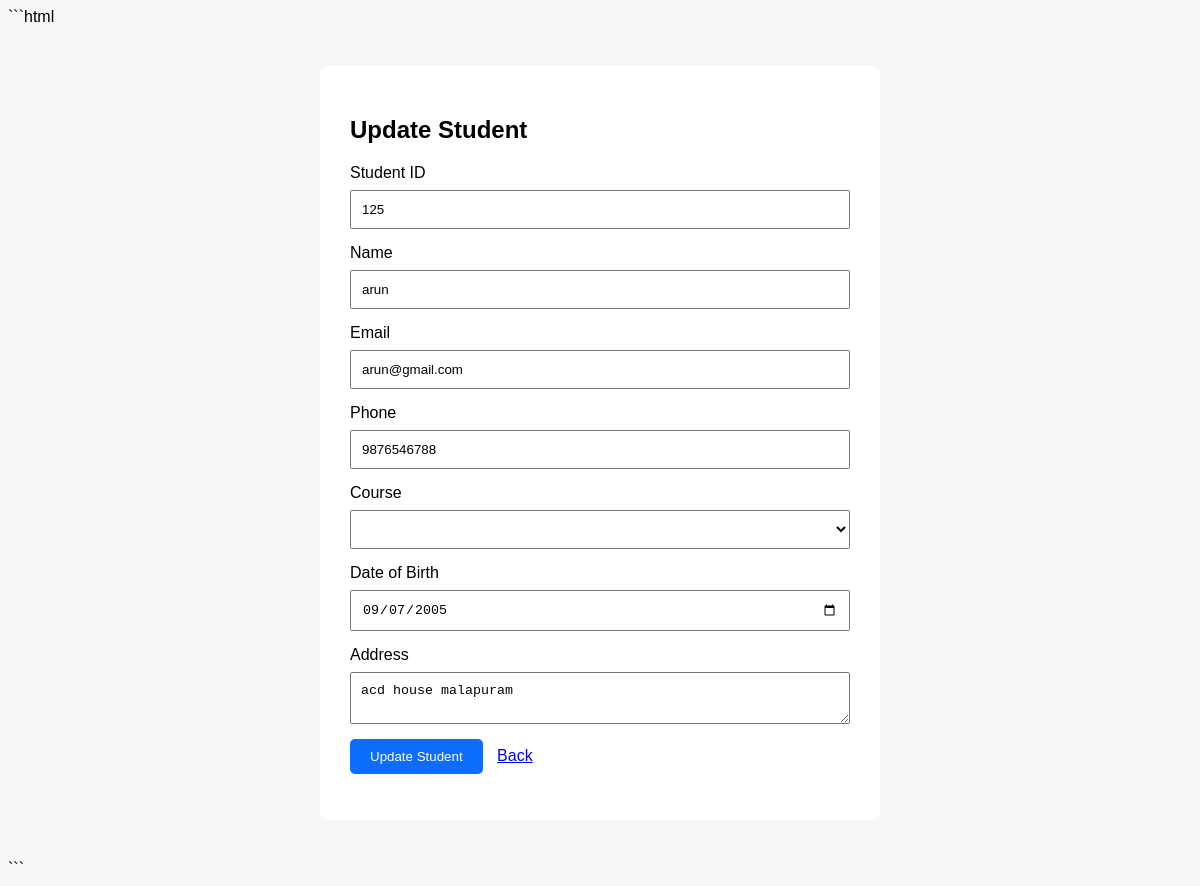
The app's page /student/update/5/ with its own data.
### students/models.py (models this page shows, shortened)
class Student(models.Model):
    student_id = models.CharField(max_length=20, unique=True)
    name = models.CharField(max_length=100)
    email = models.EmailField(unique=True)
    phone = models.CharField(max_length=15)
    course = models.ForeignKey(
        Course,
        on_delete=models.SET_NULL,
        null=True,
        blank=True,
        related_name="students"
    )
    date_of_birth = models.DateField()
    address = models.TextField()

### students/views.py (the view, shortened to what this page needs)
def update_student(request, id):
    student = get_object_or_404(Student, id=id)
    courses = Course.objects.all()
    return render(
        request,
        "students/update_student.html",
        {
            "student": student,
            "courses": courses,
        }
    )

### students/templates/students/update_student.html (shortened to what this page needs)
<!DOCTYPE html>
<html>
<head>
</head>
<body>
<div class="form-box">
    <h2>Update Student</h2>
    <form method="POST">
        <label>Student ID</label>
        <input type="text"
               name="student_id"
               value="{{ student.student_id }}"
               required>
        <label>Name</label>
        <input type="text"
               name="name"
               value="{{ student.name }}"
               required>
        <label>Email</label>
        <input type="email"
               name="email"
               value="{{ student.email }}"
               required>
        <label>Phone</label>
        <input type="text"
               name="phone"
               value="{{ student.phone }}"
               required>
        <label>Course</label>
        <select name="course" required>
            {% for course in courses %}
                <option value="{{ course.id }}"
                    {% if student.course.id == course.id %}
                        selected
                    {% endif %}>
                </option>
            {% endfor %}
        </select>
        <label>Date of Birth</label>
        <input type="date"
               name="date_of_birth"
               value="{{ student.date_of_birth|date:'Y-m-d' }}"
               required>
        <label>Address</label>
        <textarea name="address" required>{{ student.address }}</textarea>
        <button type="submit">
            Update Student
        </button>
        <a class="back" href="{% url 'home' %}">
            Back
        </a>
    </form>
</div>
</body>
</html>

### students/templates/students/update_student.html (style rules this page uses)
body { font-family: Arial, sans-serif; background: #f4f6f8; }
.form-box { width: 500px; margin: 40px auto; background: white; padding: 30px; border-radius: 8px; }
input, select, textarea { width: 100%; padding: 10px; margin: 8px 0 15px; box-sizing: border-box; }
button { background: #0d6efd; color: white; border: none; padding: 10px 20px; border-radius: 5px; cursor: pointer; }
.back { margin-left: 10px; }

### records on screen
Student: student_id "125", name "arun", email "arun@gmail.com", phone "9876546788", date_of_birth "09/07/2005", address "acd house malapuram"
